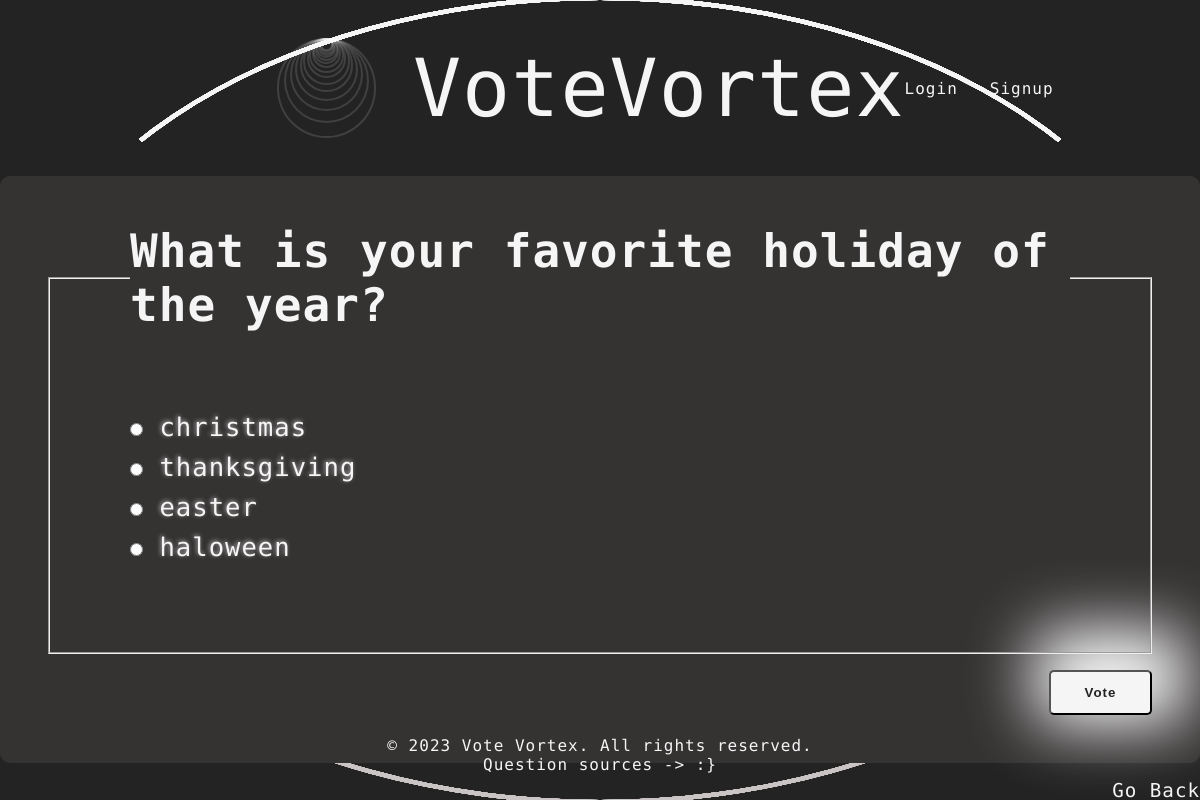
The page /polls/6/ on the database its author committed.
### polls/models.py (models this page shows, shortened)
class Question(models.Model):
    question_text = models.CharField(max_length=200)
    pub_date = models.DateTimeField("date published")

class Choice(models.Model):
    question = models.ForeignKey(Question, on_delete=models.CASCADE)
    choice_text = models.CharField(max_length=200)
    votes = models.IntegerField(default=0)

### polls/views.py (the view)
# urls.py: path("<int:pk>/", views.DetailView.as_view(), name="detail"),
class DetailView(generic.DetailView):
    model = Question
    template_name = "polls/detail.html"
    def get_queryset(self):
        return Question.objects.filter(pub_date__lte=datetime.datetime.now())

### polls/templates/polls/detail.html (shortened to what this page needs)
{% load static %}
<!DOCTYPE html>
<html lang="en">
	<head>
		<link href="{% static 'polls/style.css' %}" rel="stylesheet" />
	</head>
    {% include "polls/header.html" %}
<main>
<div class="foooorm">
    <form action="{% url 'polls:vote' question.id %}" method="post">
        <fieldset>
            <legend><h1>{{ question.question_text }}</h1></legend>
            {% for choice in question.choice_set.all %}
                <input class="radio" type="radio" name="choice" id="choice{{ forloop.counter }}" value="{{ choice.id }}">
                <label class="neheh" for="choice{{ forloop.counter }}">{{ choice.choice_text }}</label><br>
            {% endfor %}
        </fieldset>
        <input class="vote" type="submit" value="Vote">
    </form>
    <a class="backdoor hover-underline-animation" href="{% url 'polls:index' %}">Go Back</a>
</div>
</main>
{% include "polls/footer.html" %}

### polls/static/polls/style.css (style rules this page uses)
* { padding: 0; margin: 0; box-sizing: border-box; color: whitesmoke; text-decoration: none; letter-spacing: 1px; }
main { display: flex; width: 100vw; height: 70vh; align-items: center; justify-content: center; flex-wrap: wrap; }
fieldset { padding: 5rem; font-size: 1.6em; z-index: 999; }
fieldset h1 { font-size: 1.8em; }
.vote { background-color: whitesmoke; color: #232323; padding: .8rem 2.1rem; cursor: pointer; box-shadow: inset 0px 0px 70px -43px rgba(35,35,35,1); align-self: flex-end; transition: .2s; border-radius: 5px; box-shadow: 10px -15px 65px 25px rgba(255,255,255,1); font-weight: bold; z-index: 1; }
.foooorm { display: flex; flex-direction: column; gap: 1rem; }
form { display: flex; flex-direction: column; gap: 1rem; }
.radio { padding: 2rem; margin-bottom: 1rem; cursor: pointer; }
.neheh { cursor: pointer; }
.backdoor { align-self: flex-end; font-size: 1.2em; }
.hover-underline-animation { display: inline-block; position: relative; }
.hover-underline-animation::after { content: ''; position: absolute; width: 100%; transform: scaleX(0); height: 1.5px; bottom: -2px; left: 0; background-color: whitesmoke; transform-origin: bottom right; transition: transform 0.25s ease-out; }
input[type='radio'] { accent-color: #232323; }
.neheh { text-shadow: -1px -1px 4px rgba(255, 255, 255, 0.6); }
form { background-color: #353232; padding: 3rem; border-radius: 10px; }

### rows shown on the page
Question: question_text "What is your favorite holiday of the year?"
Choice: choice_text "christmas"
Choice: choice_text "thanksgiving"
Choice: choice_text "easter"
Choice: choice_text "haloween"
